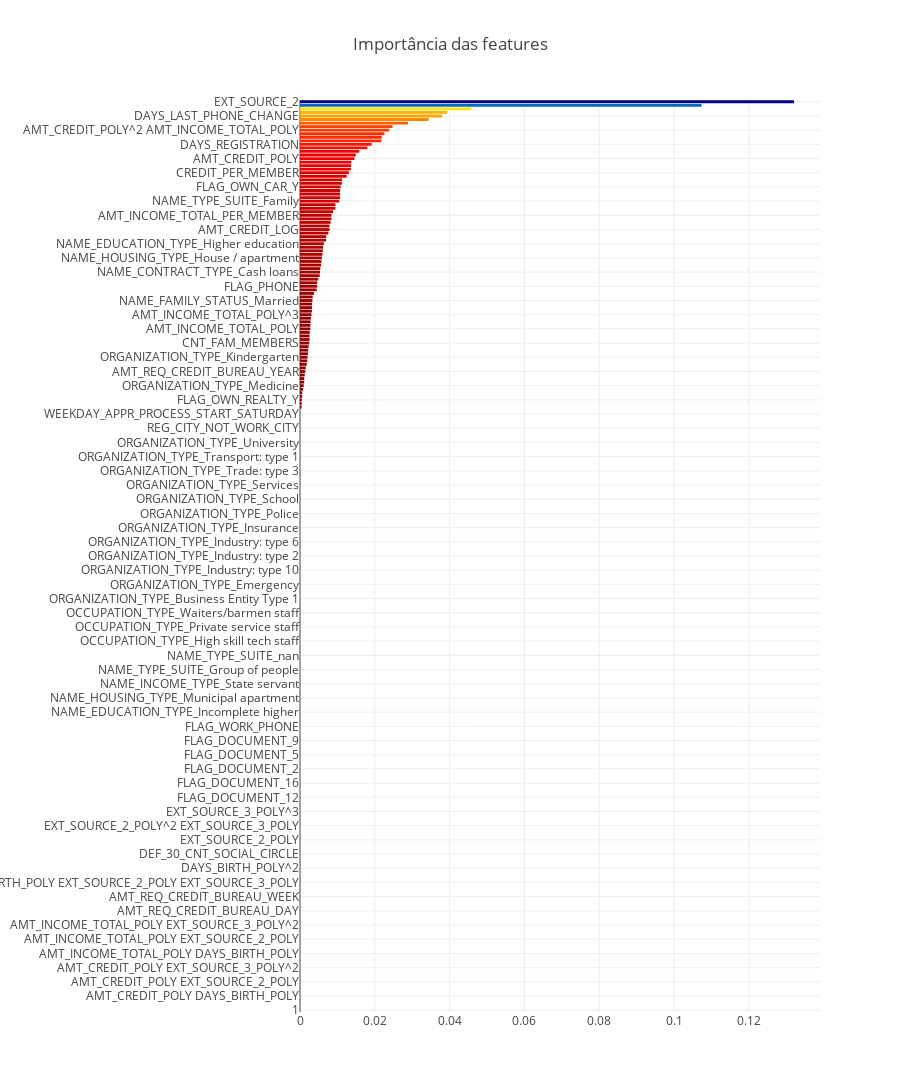

The code cell stored with this chart in its notebook:
### Markdown cell above
Valores ideais para max_depth é 3 e min_samples_split é 900

### Code cell
param3 = {'min_samples_leaf': np.arange(10,101, 5)} 
grid3 = GridSearchCV(estimator = GradientBoostingClassifier(learning_rate = 0.1,
                                                                n_estimators = 90,
                                                                max_depth=3,
                                                                min_samples_split = 900,
                                                                max_features = 'sqrt',
                                                                subsample = 0.8,
                                                                random_state = 10), 
param_grid = param3, scoring = 'roc_auc', n_jobs = 4, iid = False, cv = 5) 
grid3.fit(x_train, y_train) 

display(grid3.grid_scores_, grid3.best_params_, grid3.best_score_)
draw_feature_importance(grid3.best_estimator_.feature_importances_, x_train.columns)

### Figure 1 — Plotly figure (JSON) as saved in the notebook; plotly's stock layout.template omitted (floating-point values rounded to 4 significant figures; data arrays with more than 128 entries replaced by an {"elided": "..."} marker saying what was removed)
{"data": [{"marker": {"color": {"elided": "257 float values"}, "colorscale": "Jet", "reversescale": true}, "name": "Importância das features", "orientation": "h", "type": "bar", "uid": "6a81aede-ee00-11e8-ab81-605718f38acb", "x": {"elided": "257 float values"}, "y": {"elided": "257 str values"}}], "layout": {"height": 4000, "margin": {"l": 300}, "title": "Importância das features", "width": 900, "yaxis": {"showgrid": true}}}
